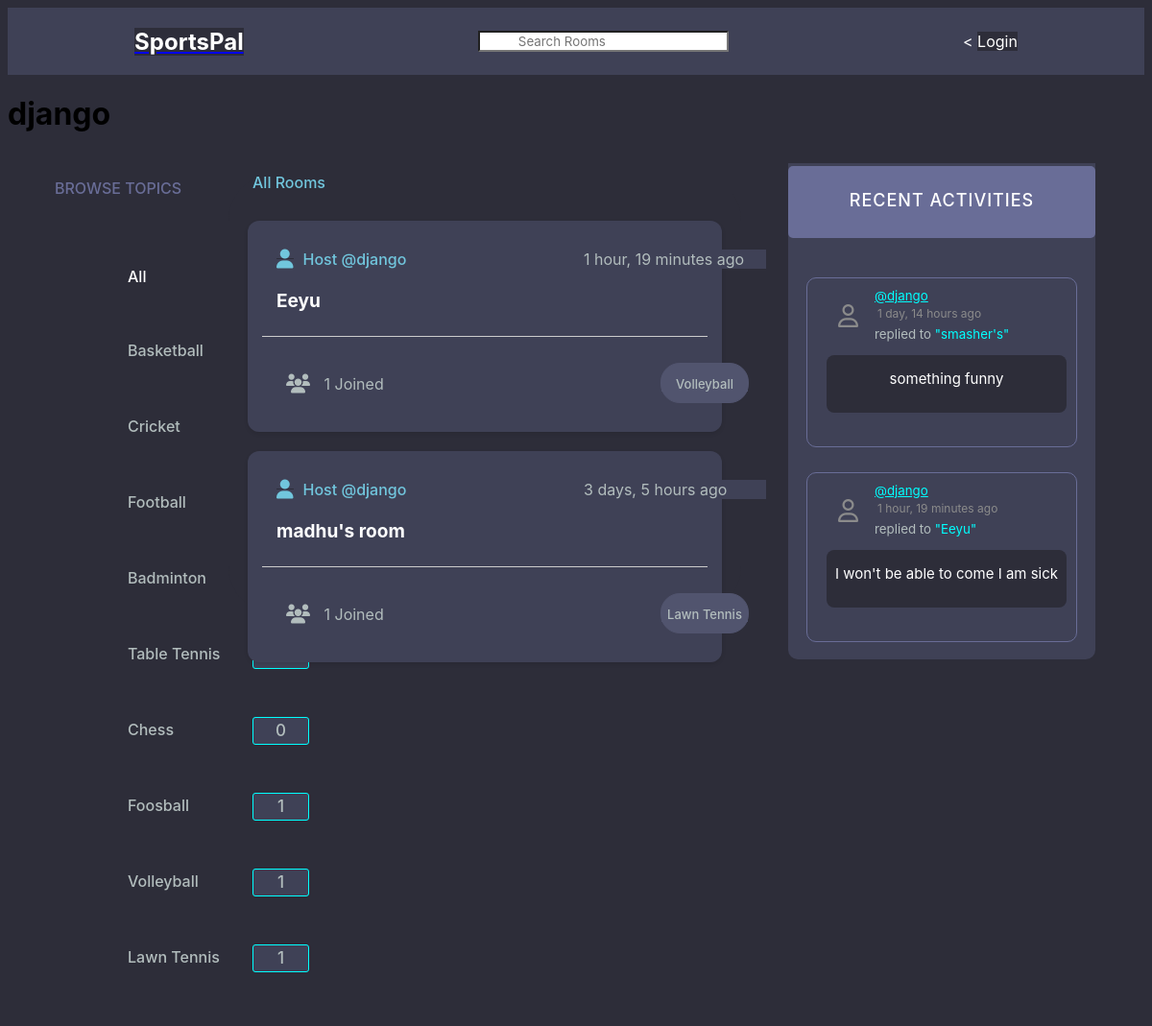
Screenshot of /profile/6/ with the database file from the repository.
### base/models.py (models this page shows, shortened)
class Topic(models.Model):
    name = models.CharField(max_length=200)

class Room(models.Model):
    host = models.ForeignKey(User, on_delete=models.SET_NULL, null=True)
    topic = models.ForeignKey(Topic, on_delete=models.SET_NULL, null=True)
    name = models.CharField(max_length=200)
    description = models.TextField(null = True, blank = True)
    participants = models.ManyToManyField(User, related_name='participants', blank=True)
    updated = models.DateTimeField(auto_now=True)
    created = models.DateTimeField(auto_now_add=True)
    class Meta:
        ordering = ('-updated','-created')
    def __str__(self):
        return self.name

class Message(models.Model):
    user = models.ForeignKey(User, on_delete=models.CASCADE)
    room = models.ForeignKey(Room, on_delete=models.CASCADE)
    body = models.TextField()
    updated = models.DateTimeField(auto_now=True)
    created = models.DateTimeField(auto_now_add=True)
    def __str__(self):
        return self.body[0:50]

### base/views.py (the view)
# urls.py: path("profile/<str:pk>/", views.userProfile, name="user-profile"),
def userProfile(request,pk):
    user = User.objects.get(id=pk)
    rooms = user.room_set.all()
    room_messages = user.message_set.all()
    topics = Topic.objects.all()
    context = {'user':user,'rooms':rooms,'room_messages':room_messages,'topics':topics}
    return render(request,'base/profile.html',context)

### base/templates/base/profile.html (shortened to what this page needs)
{% extends 'main.html' %}
{%block content%}
<h1>{{user.username}} </h1>
<div class = "profile-container">
    <div>
        {% include 'base/topics_component.html' %}
    <div>
        {% include 'base/feed_component.html' %}
    </div>
    <div>
        {% include 'base/activity_component.html' %}
    </div>
{%endblock content%}

### base/templates/base/topics_component.html (shortened to what this page needs)
{% load static %}
{% block css %}
    <link rel="stylesheet" type="text/css" href="{% static 'styles/topics_component.css' %}">
{% endblock %}
<h3 class = "Topics" style = "color: #696d97; text-transform: uppercase;top:10px;">Browse Topics</h3>
<div class = "All">
    <p><a href="{% url 'home' %}"  style="color: white; text-decoration: none;"><div>All</div></a> </p>
</div>
<div class = "items_all">
    {% for topic in topics %}
        <div class = "List">
            <a href="{% url 'home' %}?q={{topic.name}}">{{topic.name}}
            <div id="count_div">
                <span id = "count">{{topic.room_set.all.count}}</span></a>
            </div>
        </div>
    {% endfor %}

### base/templates/base/feed_component.html (shortened to what this page needs)
{% load static %}
{% block css %}
    <link rel="stylesheet" type="text/css" href="{% static 'styles/feed_component.css' %}">
    <link href="{% static 'fontawesomefree/css/fontawesome.css' %}" rel="stylesheet" type="text/css">
    <link href="{% static 'fontawesomefree/css/brands.css' %}" rel="stylesheet" type="text/css">
    <link href="{% static 'fontawesomefree/css/solid.css' %}" rel="stylesheet" type="text/css">
{% endblock %}
<div style="position: relative;top:20px;z-index: 10;left:25px;color:#71c6dd;font-weight: 500;"> All Rooms</div>
<div class = "sports-rooms">
    {% for room in rooms %}
        <div class = "room_feat">
            <div id="host">
                <a href="{% url 'user-profile' room.host.id %}"style="background-color:#3f4156;z-index: 30;"><i class="fa-solid fa-user fa-lg" style="position: relative;right:10px;"></i>Host @{{room.host.username}}</a>
            </div>
            <div style = "background-color: #3f4156;" id = "timer">
                {{room.created|timesince}} ago
            </div>
                <div id="room_name">
                    <h5 style = "background-color: #3f4156;"><a href = "{% url 'room' room.id %}" style="background-color:#3f4156;">{{room.name}}</a></h5>
                </div>
                <hr style="position:relative;top :90px">
                <div style = "background-color: #3f4156;" id ="participants_num"><i class="fa-solid fa-users fa-lg"style="position:relative;right:10px;"></i>
                    {{room.participants.all.count}} Joined
                </div>
                <div id="topic_name">
                    <p style="background-color: #51546e;;">{{room.topic.name}}</p>
                </div>
        </div>
    {% endfor %}
</div>

### base/templates/base/activity_component.html (shortened to what this page needs)
{% load static %}
{% block css %}
    <link rel="stylesheet" type="text/css" href="{% static 'styles/activity_component.css' %}">
    <link href="{% static 'fontawesomefree/css/fontawesome.css' %}" rel="stylesheet" type="text/css">
    <link href="{% static 'fontawesomefree/css/brands.css' %}" rel="stylesheet" type="text/css">
    <link href="{% static 'fontawesomefree/css/solid.css' %}" rel="stylesheet" type="text/css">
{% endblock %}
<div class="block_layout">
    <div class="recent_activities">
        <h3> recent activities</h3>
    </div>
    {% for message in room_messages %}
    <div class = "box">
        <small >
            <div id="username">
                <a href = "{'% url 'user-profile' message.user.id %}" style="background-color: #3f4156;color: cyan; width:200px">@{{message.user}}</a>
            </div>
            <div id="time" style="color: #8b8b8b; font-size: 12px; margin:3px; width:200px;">
                {{message.created|timesince}} ago
            </div>
        </small>
        <div id="sender">
            <small style="background-color: #3f4156; color:#b2bdbd; width: 200px;">replied to <tag style="background-color: #3f4156; color:cyan">"{{message.room}}"</tag></small>
        </div>
        <div id="message" style="position: relative;top:8px;">
            <p>{{message}}</p>
        </div>
    </div>
    {% endfor %}
</div>

### static/styles/main.css (style rules this page uses)
* { background-color: #2d2d39;; }

### static/styles/topics_component.css (style rules this page uses)
* { font-family: "DM Sans", -apple-system, BlinkMacSystemFont, "Segoe UI", Roboto, Oxygen, Ubuntu, Cantarell, "Open Sans", "Helvetica Neue", sans-serif; }
.Topics { position: relative; top : 50px; text-align: center; font-weight: 500; font-family: "DM Sans", -apple-system, BlinkMacSystemFont, "Segoe UI", Roboto, Oxygen, Ubuntu, Cantarell, "Open Sans", "Helvetica Neue", sans-serif; box-sizing: border-box; text-rendering: optimizeLegibility; font-size: inherit; }
.List, .All { display: flex; flex-direction: column; align-items: left; padding-left: 120px; }
.List a , .All { align-items: left; margin: 5px; font-weight: 500; color : #b2bdbd; text-decoration: none; width: 100px; }
#count,#total { display: inline-block; height: 20px; width: 50px; background-color: #3f4156; margin: 10px; border-radius: 3px; align-items: center; padding: 3.5px; text-align: center; border: 0.8px solid cyan; font-size: 17px; }
#count_div { position: relative; left: 120px; bottom: 38px; width: 100px; }
.All div { position: relative; top : 34px; }
div .List { width: 100px; }

### static/styles/feed_component.css (style rules this page uses)
.room_feat { display: flex; flex-direction: column; background-color: #fff; border-radius: 20px solid black; padding: 15px; box-shadow: 0 2px 4px rgba(0, 0, 0, 0.1); margin: 20px; border-radius: 12px; height: 190px; }
#host a { background-color: #3f4156; color: #fff; padding: 5px 10px; border-radius: 5px; text-align: center; text-decoration: none; margin-bottom: 5px; z-index: 20; }
#room_name a { color: white; text-decoration: none; transition: color 0.3s; }
hr { border: none; border-top: 1px solid #ccc; margin: 15px 0; }
.sports-rooms { border-radius: 50px; }
.room_feat { position: relative; top: 50px; background-color: #3f4156; }
#host,#edit,#delete,#room_name,#topic_name { background-color: #3f4156; }
#host a { font-family: "DM Sans", -apple-system, BlinkMacSystemFont, "Segoe UI", Roboto, Oxygen, Ubuntu, Cantarell, "Open Sans", "Helvetica Neue", sans-serif; margin: 0; padding: 0; box-sizing: border-box; text-rendering: optimizeLegibility; color:#71c6dd; font-size: inherit; font-weight: 500; }
#host { position: absolute; top : 30px; left:40px; z-index: 9; width : 150px; }
#timer { margin: 10px; position: absolute; top : 20px; left: 340px; width: 190px; color: #b2bdbd; }
#room_name { position: absolute; top : 40px; left : 30px; width : 190px; height: 80px; bottom: 28px; font-family: "DM Sans", -apple-system, BlinkMacSystemFont, "Segoe UI", Roboto, Oxygen, Ubuntu, Cantarell, "Open Sans", "Helvetica Neue", sans-serif; font-size: 23px; font-weight: 500; color: #e5e5e5; }
#topic_name { display: inline-block; position: absolute; bottom: 30px; left: 430px; width: 90px; font-size: medium; text-align: center; margin-top: 0px; background-color: #51546e; border-radius: 20px; font-size: 13px; border: 1px solid #51546e; color: #b2bdbd; height:40px; font-weight: 500; }
#participants_num { position: absolute; top : 160px; left: 50px; width : 120px; color: #b2bdbd; }
div .sports-rooms { position: relative; bottom: 20px; }

### static/styles/activity_component.css (style rules this page uses)
.recent_activities h3 { background-color: #696d97; text-transform: uppercase; font-weight: 500; padding: 1rem 1.5rem; color: white; letter-spacing: 1px; font-size: 18px; height: 25px; width: 270px; border-radius: 5px; text-align: center; padding : 25px; position: relative; bottom: 15px; }
.block_layout { margin: 50px; left : 40px; background-color: #3f4156; display: flex; flex-direction: column; align-items: center; position: relative; bottom: 40px; left: -1px; border-radius: 10px; }
.block_layout div { background-color: #3f4156; }
div .box { display: inline-block; background-color: #3f4156; height: 50 px; }
.box { border: 1px solid #696d97; width: 280px; margin: 8px; margin-bottom: 18px; display: inline-block; height: 175px; border-radius: 10px; }
#username,#time,#sender { position: relative; left: 70px; top: 10px; width: 200px ; }
#message p { color:white; position: relative; top: 10px; font-size: 15px; padding: 5px; word-wrap :break-word ; text-align: center; }
#message { width: 250px; height : 60px; background-color: #2d2d39; position: relative; top:10px; left: 20px; border-radius: 8px; }

### base/templates/base/profile.html (style rules this page uses)
.profile-container { display: grid; grid-template-columns: 1fr 3fr 1fr; }

### rows the page displays
Topic: name "Basketball"
Topic: name "Cricket"
Topic: name "Football"
Topic: name "Badminton"
Topic: name "Table Tennis"
Topic: name "Chess", room_set.all.count "0"
Topic: name "Foosball", room_set.all.count "1"
Topic: name "Volleyball", room_set.all.count "1"
Topic: name "Lawn Tennis", room_set.all.count "1"
Room: host.username "django", created "1 hour, 19 minutes", name "Eeyu", participants.all.count "1", topic.name "Volleyball"
Room: host.username "django", created "3 days, 5 hours", name "madhu's room", participants.all.count "1", topic.name "Lawn Tennis"
Message: user "django", created "1 day, 14 hours", room "smasher's", body "something funny"
Message: user "django", created "1 hour, 19 minutes", room "Eeyu", body "I won't be able to come I am sick"

### other values shown
{{ user.username }} "django"
